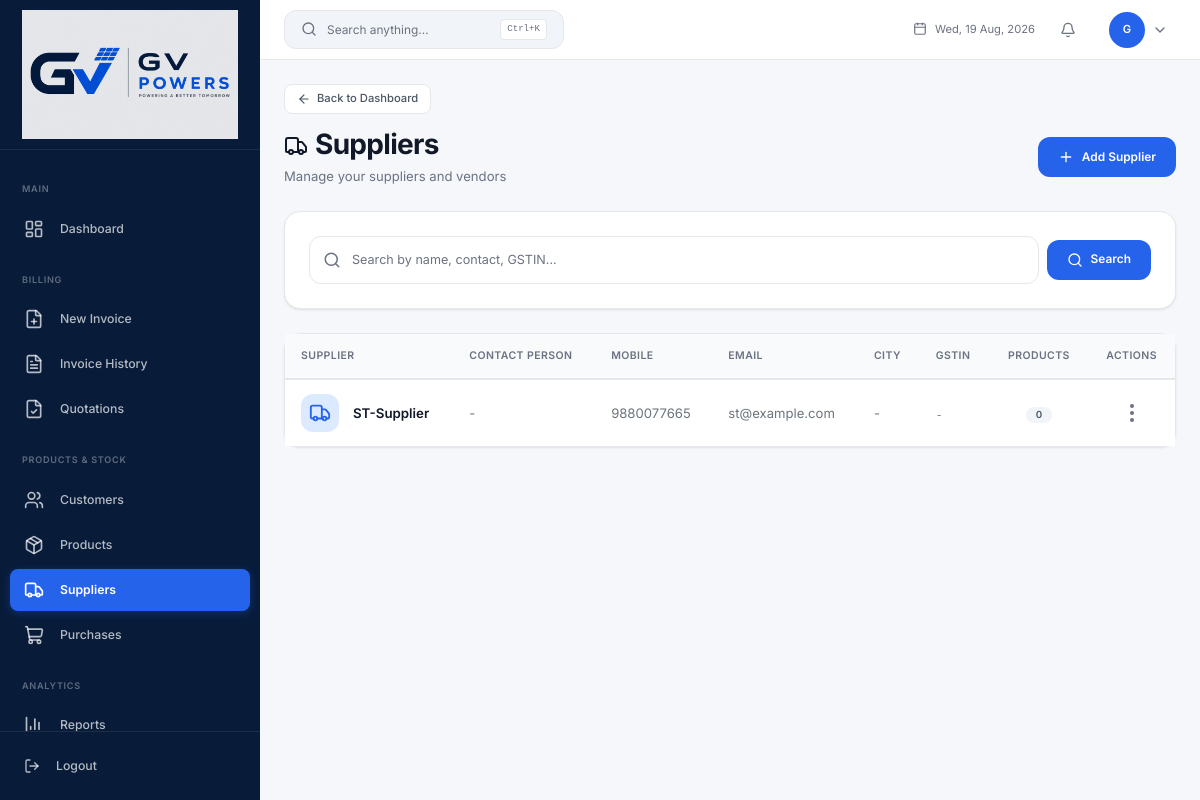
Before: /suppliers (signed in) with the older database file.
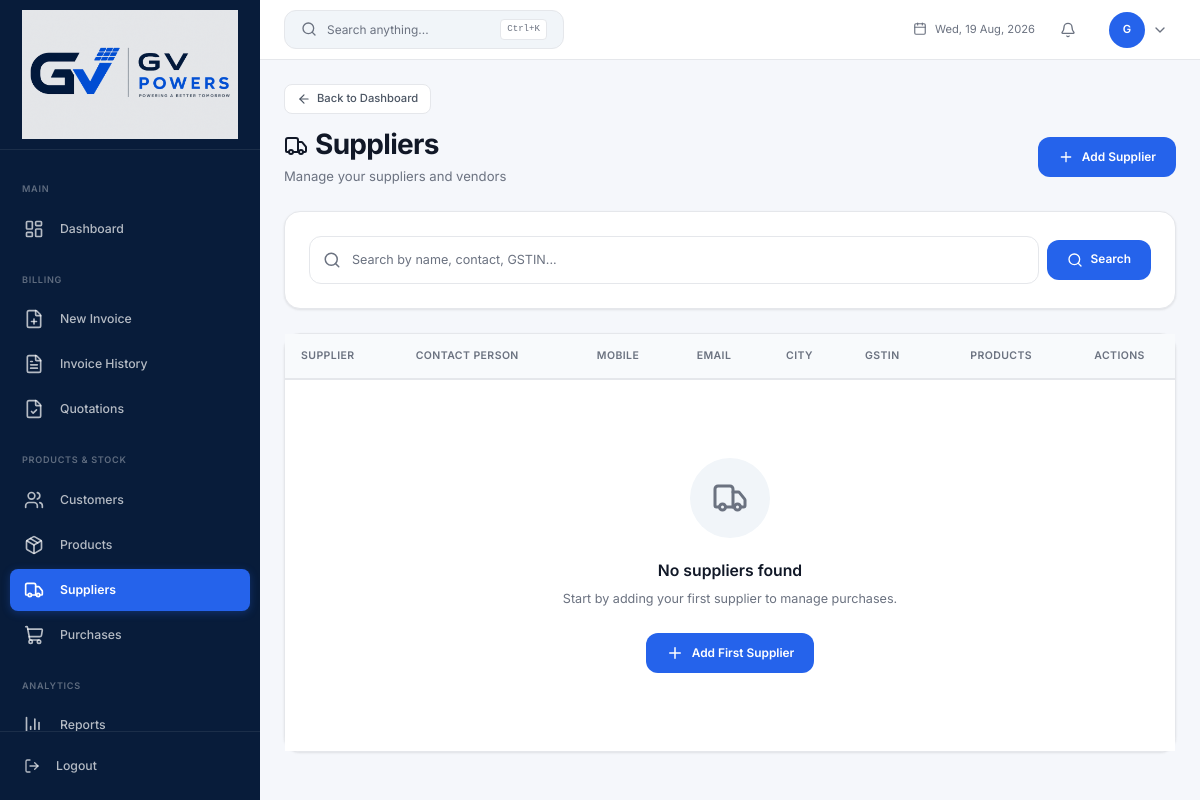
After: the same page with the newer database file.
### app.py (models this page shows)
class Supplier(db.Model):
    __tablename__ = 'suppliers'
    id = db.Column(db.Integer, primary_key=True)
    name = db.Column(db.String(120), nullable=False)
    contact_person = db.Column(db.String(120))
    mobile = db.Column(db.String(20))
    email = db.Column(db.String(120))
    address = db.Column(db.Text)
    gstin = db.Column(db.String(15))
    state = db.Column(db.String(50))
    state_code = db.Column(db.Integer, default=29)
    is_active = db.Column(db.Boolean, default=True)
    created_at = db.Column(db.DateTime, default=datetime.utcnow)
    updated_at = db.Column(db.DateTime, default=datetime.utcnow, onupdate=datetime.utcnow)
    products = db.relationship('Product', backref='supplier', lazy=True)

### app.py (the view)
@app.route('/suppliers')
@login_required
def suppliers_list():
    q = Supplier.query; search = request.args.get('q', '').strip()
    if search: q = q.filter(or_(Supplier.name.ilike(f'%{search}%'), Supplier.mobile.ilike(f'%{search}%'), Supplier.gstin.ilike(f'%{search}%')))
    return render_template('suppliers/suppliers.html', suppliers=q.order_by(desc(Supplier.created_at)).all(), search=search)

### app.py (called while the page is built)
def login_required(f):
    @wraps(f)
    def decorated(*args, **kwargs):
        if not current_user.is_authenticated: flash('Please log in.', 'warning'); return redirect(url_for('login'))
        return f(*args, **kwargs)
    return decorated

@app.before_request
def enforce_role_permissions():
    if not current_user.is_authenticated:
        return
    if current_user.is_admin:
        return
    ep = request.endpoint or ''
    if ep in SALES_ENDPOINTS or ep.startswith('static'):
        return
    flash('You do not have permission to access this page.', 'danger')
    return redirect(url_for('dashboard'))

    @property
    def is_admin(self): return self.role == 'admin'

### templates/suppliers/suppliers.html (shortened to what the changed rows need)
{% extends "layouts/admin_layout.html" %}
{% block content %}
<div class="page-header">
    <div class="page-header-left">
        <h1><i data-lucide="truck" class="me-2"></i>Suppliers</h1>
    </div>
</div>
<div class="card">
    <div class="table-responsive">
        <table class="table align-middle mb-0">
            <thead>
                <tr>
                    <th>Supplier</th>
                    <th>Contact Person</th>
                    <th>Mobile</th>
                    <th>Email</th>
                    <th>City</th>
                    <th>GSTIN</th>
                    <th class="text-center">Products</th>
                    <th class="text-center">Actions</th>
                </tr>
            </thead>
            <tbody>
                {% if suppliers %}
                    {% for supplier in suppliers %}
                    <tr>
                        <td>
                            <div class="d-flex align-items-center gap-3">
                                <div class="kpi-icon blue" style="width:38px;height:38px;">
                                    <i data-lucide="truck"></i>
                                </div>
                                <a href="{{ url_for('supplier_profile', sid=supplier.id) }}" class="fw-600 text-decoration-none" style="font-size:0.95rem;color:var(--text-primary);">{{ supplier.name }}</a>
                            </div>
                        </td>
                        <td class="text-secondary">{{ supplier.contact_person or '-' }}</td>
                        <td class="text-secondary">{{ supplier.mobile or '-' }}</td>
                        <td class="text-secondary">{{ supplier.email or '-' }}</td>
                        <td class="text-secondary">{{ supplier.city or '-' }}</td>
                        <td><code class="text-13 text-muted">{{ supplier.gstin or '-' }}</code></td>
                        <td class="text-center"><span class="badge badge-secondary">{{ supplier.products|length }}</span></td>
                        <td class="text-center">
                            <div class="erp-menu" data-erp-menu>
                                <button class="erp-menu__trigger" data-erp-trigger aria-label="Actions" aria-haspopup="true" title="Actions">
                                    <i data-lucide="ellipsis-vertical"></i>
                                </button>
                            </div>
                        </td>
                    </tr>
                    {% endfor %}
                {% else %}
                    <tr>
                        <td colspan="8">
                            <div class="empty-state">
                                <div class="empty-state-icon">
                                    <i data-lucide="truck"></i>
                                </div>
                                <h3>No suppliers found</h3>
                                <p>{% if search %}No suppliers match your search criteria. Try a different search term.{% else %}Start by adding your first supplier to manage purchases.{% endif %}</p>
                                {% if not search %}
                                <button class="btn btn-primary" data-bs-toggle="modal" data-bs-target="#createSupplierModal">
                                    <i data-lucide="plus"></i> Add First Supplier
                                </button>
                                {% endif %}
                            </div>
                        </td>
                    </tr>
                {% endif %}
            </tbody>
        </table>
    </div>
</div>
{% endblock %}

Changed rows visible on the page:
removed Supplier: name "ST-Supplier", contact_person "-", mobile "9880077665", email "st@example.com", city "-", gstin "-", products|length "0"
Other visible differences:
text now shown: "No suppliers found Start by adding your first supplier to manage purchases. Add First Supplier"
